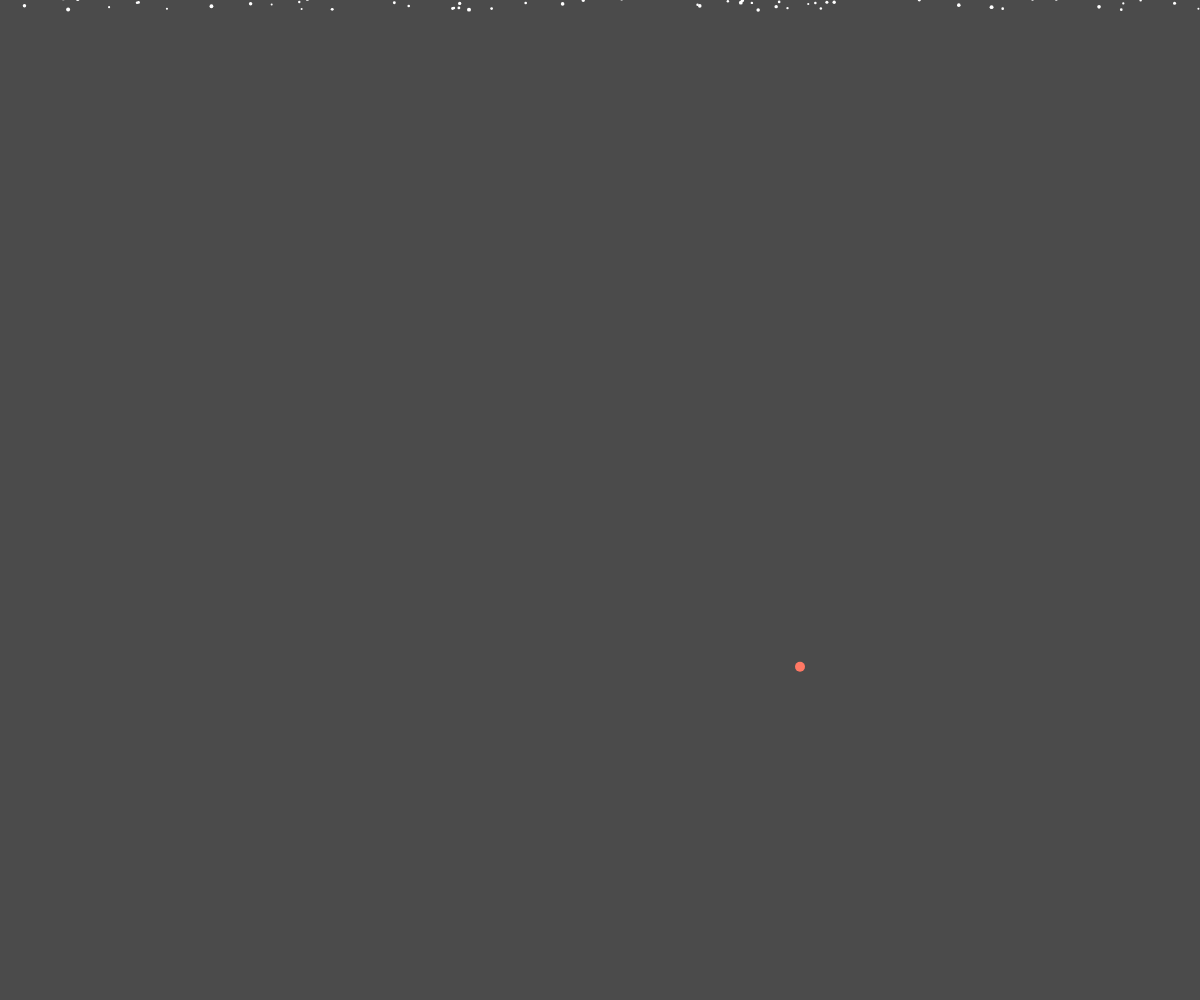
Frame 1 (no input)
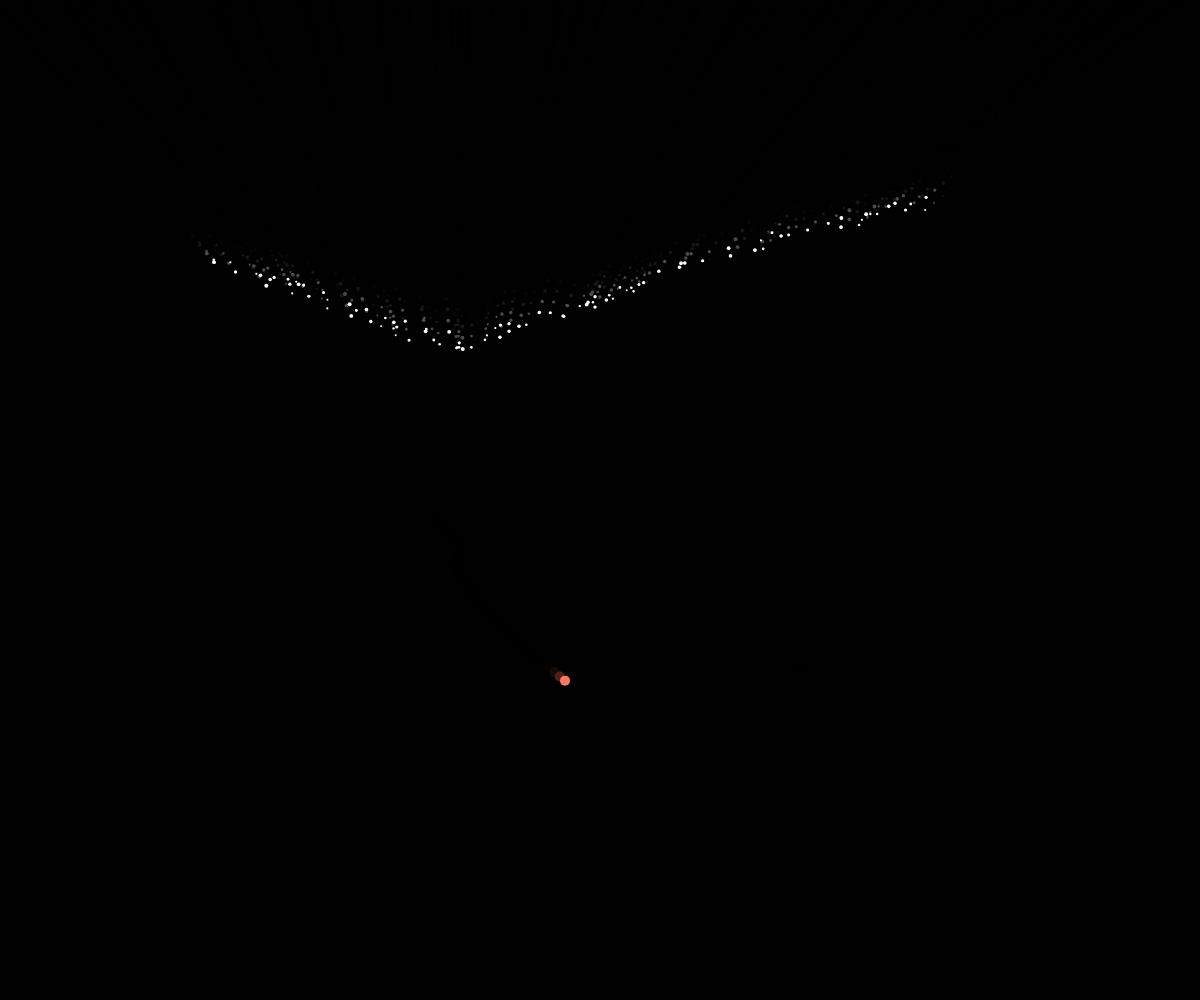
Frame 60 (no input)
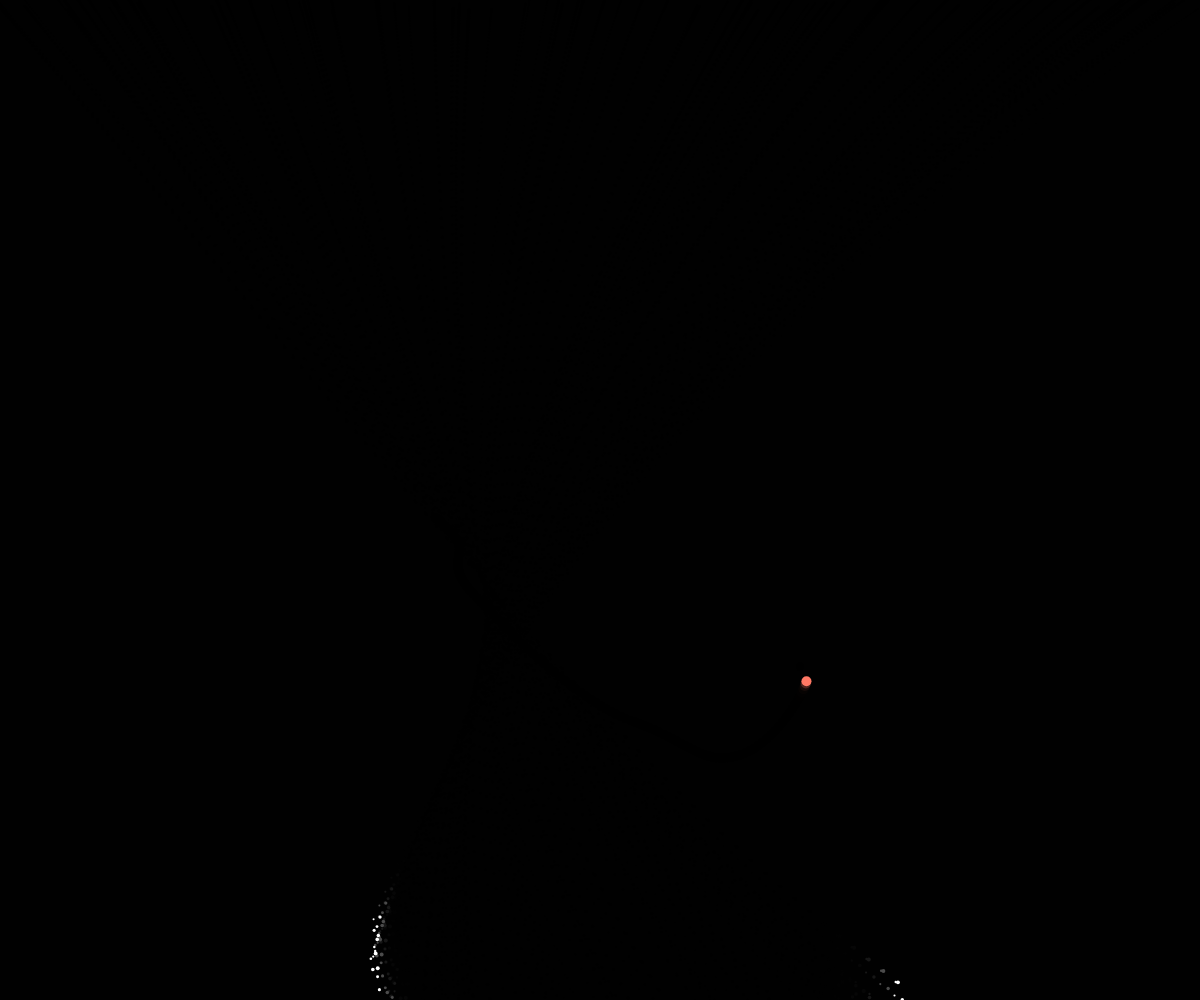
Frame 120 (the mouse pressed at the canvas centre since frame 60)

The p5.js sketch that drew these frames (run headless with seeded random() and noise() and a simulated clock; from frame 60 on, the mouse is pressed at the canvas centre):

// p5.js sketch
// ── sketch.js
var snowFlakes = [];
var attractor;


function setup() {
  createCanvas(window.innerWidth, window.innerHeight);
  snowFlakes.length = 100;
  for (var i = 0; i < snowFlakes.length; i++) {
    snowFlakes[i] = new snowFlake();
  }

  attractor = new Attractor();
}

function draw() {
  background(0,180);

  //attractor
  attractor.display();
  attractor.applysomeForce();
  attractor.update();
  attractor.bounce();

  //snowFlake
  for (var i = 0; i < snowFlakes.length; i++) {
    // atrrating force from the attractor
    var attraction = attractor.attractionForce(snowFlakes[i]);
    //resistance(dragforce)
    var c = 0.03; //constant c
    var normal = 10; //speed*speed(made up this number);
    var resistanceMag = c * normal;
    var resistance = snowFlakes[i].velocity.copy();
    //change the direction;
    resistance.mult * -1;
    resistance.normalize();
    resistance.mult(resistanceMag);
    //attractor's animation

    //for snowFlake movement
    if (keyPressed){
      if (keyCode === 32){
        snowFlakes[i].applyWind();
      }
    }
    //snowFlakes[i].applyGravity();
    //snowFlakes[i].applyWind();
    //snowFlakes[i].applyForce(resistance);
    snowFlakes[i].applyForce(attraction);
    snowFlakes[i].update();
    snowFlakes[i].render();
    //snowFlakes[i].bounce();
  }
}

function mouseMoved() {
  attractor.handleHover(mouseX, mouseY);
}

function mousePressed() {
  attractor.handlePress(mouseX, mouseY);
}

function mouseDragged() {
  attractor.handleHover(mouseX, mouseY);
  attractor.handleDrag(mouseX, mouseY);
}

function mouseReleased() {
  attractor.stopDragging();
}

function keyPressed() {
  if (keyCode == 32) {
    snowFlakes.push(new snowFlake());
  }
}
// ── Attractor.js
var Attractor = function(mass) {
  this.position = createVector(width- width /3 , height - height / 3);
  this.mass = 40;
  this.G = 1;
  this.velocity = createVector(0, 0);
  this.acceleration = createVector(0, 0);
  this.dragOffset = createVector(0, 0);
  this.dragging = false;
  this.rollover = false;
  //for noise walking
  this.nOff=createVector(random(width),random(height));

  //create a force to animate attractor's movement;
  this.applysomeForce = function() {
    this.xOff = this.xOff+ .1;
    var n = noise(this.xoff) * width;
    var someForce = createVector(n,height);
    this.acceleration.add(p5.Vector.div(someForce, this.mass));
  };

  this.attractionForce = function(s) {
    //the direction of attraction
    var force = p5.Vector.sub(this.position, s.position);
    var distance = force.mag();
    distance = constrain(distance, 30, 50);
    force.normalize();
    var strength = 12 * (this.G * this.mass * s.mass) / (distance * distance);
    force.mult(strength);
    return force;
  };

  this.update = function() {
    this.position.x = map(noise(this.nOff.x),0,1,0,width);
    this.position.y=  map(noise(this.nOff.y),0,1,0,height);
    this.nOff.add(0.005,0.005,0);
  };

  this.display = function() {
    noStroke();
    fill(255, 120, 100);
    ellipse(this.position.x, this.position.y, this.mass / 4, this.mass / 4);
  };

  this.bounce = function() {
    if (this.position.y > height || this.position.y < 0) {
      this.velocity.mult(-1);
    }
    if (this.position.x > width || this.position.x < 0) {
      this.velocity.mult(-1);
    }
  }

  this.handleHover = function(mx, my) {
    var d = dist(mx, my, this.position.x, this.position.y);
    if (d < this.mass) {
      this.rollover = true;
      cursor(HAND);
    } else {
      this.rollover = false;
    }
  };

  this.handlePress = function(mx, my) {
    var d = dist(mx, my, this.position.x, this.position.y);
    if (d < this.mass) {
      this.dragging = true;
      this.dragOffset.x = this.position.x + mx;
      this.dragOffset.y = this.position.y + my;
    }
  };

  this.handleDrag = function(mx, my) {
    if (this.dragging) {
      this.position.x = mx;
      this.position.y = my;
    }
  };

  this.stopDragging = function(mx, my) {
    this.dragging = false;
  };
};
// ── snowFlake.js
var snowFlake = function(mass) {
  this.position = createVector(random(-10, width), random(-10, 10));
  this.mass = random(1, 2);
  this.velocity = createVector(0, 0);
  this.acceleration = createVector(0, 0);
  this.radius = this.mass * 2;
  
  this.applyGravity = function() {
    var gravity = createVector(0, 0.01 * this.mass);
    this.acceleration.add(p5.Vector.div(gravity, this.mass));
  };

  this.applyWind = function() {
    var wind = createVector(random(-0.3, 0.3), random(-0.2,0.2));
    this.acceleration.add(p5.Vector.div(wind, this.mass));
  };

  this.applyForce = function(force) {
    this.acceleration.add(p5.Vector.div(force, this.mass));
  }

  this.update = function() {
    this.position.add(this.velocity);
    this.velocity.add(this.acceleration);
    this.acceleration.mult(0);
  };

  this.bounce = function() {
    if (this.position.y > height ) {
      this.position.y= height;
      this.velocity.mult(-1)
      // }else if(this.position.y < 0) {
      // this.position.y =height;
      // this.velocity.mult(-0.8);
    }
    // if (this.position.x > width){
    //   this.position.x = width;
    //   this.velocity.mult(-0.8);
    // }else if(this.position.x < 0) {
    //   this.position.y =width;
    //   this.velocity.mult(-0.8);
    // }
  }

  this.render = function() {
    noStroke();
    fill(255);
      ellipse(this.position.x, this.position.y, this.radius, this.radius);
  }
}
